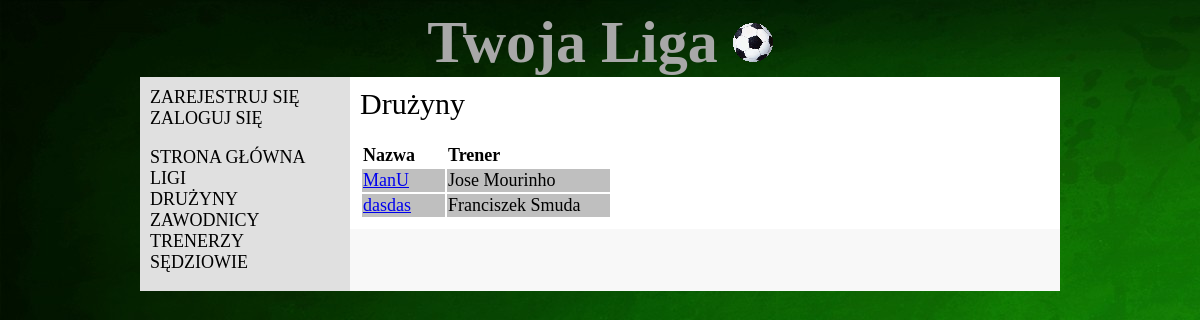
Page /teams/ on the earlier database version.
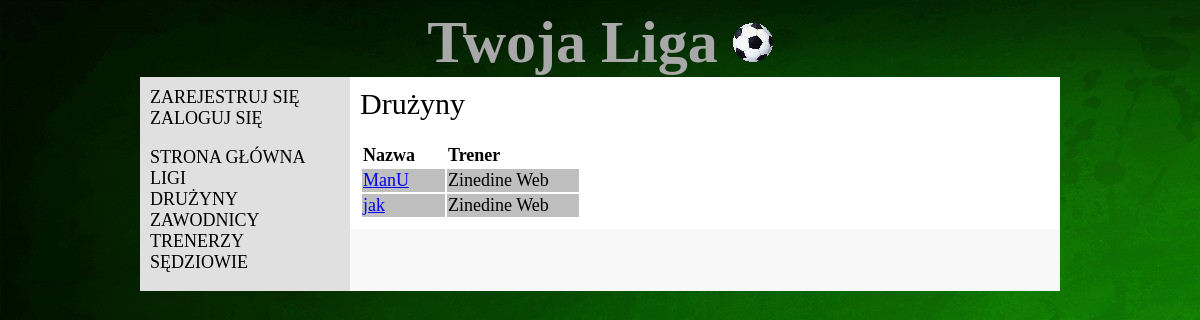
Same page on the later database version.
### liga/models.py (models this page shows, shortened)
class Team(models.Model):
    name=models.CharField(max_length=50)
    available= models.BooleanField()
    coach=models.ForeignKey(Coach)

class Coach(models.Model):
    name=models.CharField(max_length=50)
    surname=models.CharField(max_length=50)

### liga/views.py (the view)
# urls.py: url(r'^teams/', views.teams, name='teams'),
def teams(request):
    teamslist = Team.objects.all().order_by('name')
    return render_to_response('teams.html', RequestContext(request, {'teamslist': teamslist}))

### liga/templates/teams.html (shortened to what this page needs)
<!DOCTYPE html>
{% extends "base.html" %}
{% block content %}
    <div class="title">Drużyny</div><br/>
    <table>
        <tr>
            <td><b>Nazwa</b></td>
            <td><b>Trener</b></td>
        </tr>
        {% for team in teamslist %}
            <tr>
                {% if team.available and request.session.verified %}
                    <td><a href="{% url 'editteam' team.id %}">{{ team.name }}</a></td>
                {% else %}
                    <td><a href="{% url 'currentteamsquad' team.id %}">{{ team.name }}</a></td>
                {% endif %}
                <td>{{ team.coach.name }} {{ team.coach.surname }}</td>
            </tr>
        {% endfor %}
    </table>
{% endblock %}

Differences in the rows shown:
changed Team "ManU": coach.name "Jose" → "Zinedine"; coach.surname "Mourinho" → "Web"
changed Team: name "dasdas" → "jak"; coach.name "Franciszek" → "Zinedine"; coach.surname "Smuda" → "Web"
